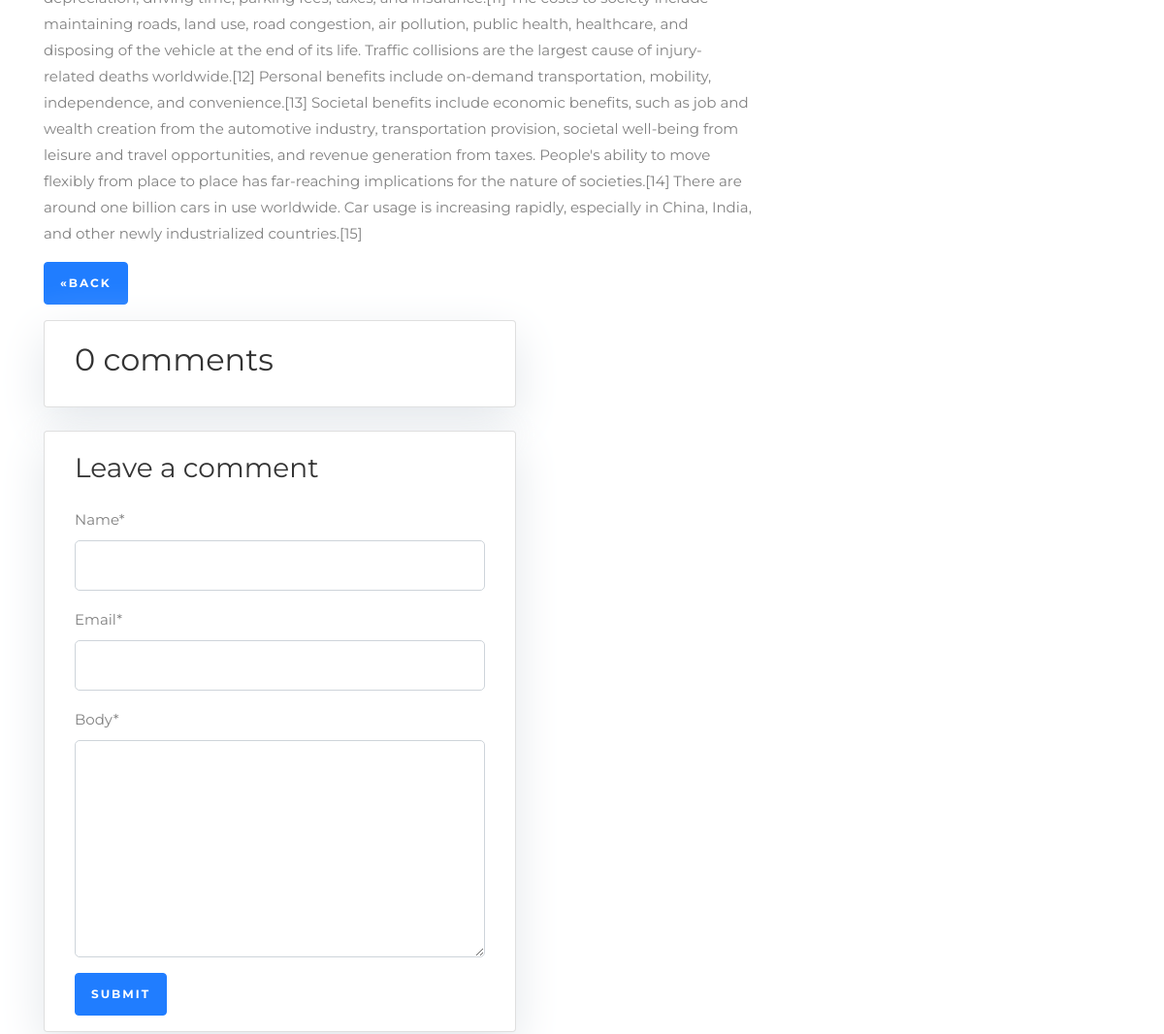
Page /ferrari/ (middle part) on the earlier database version.
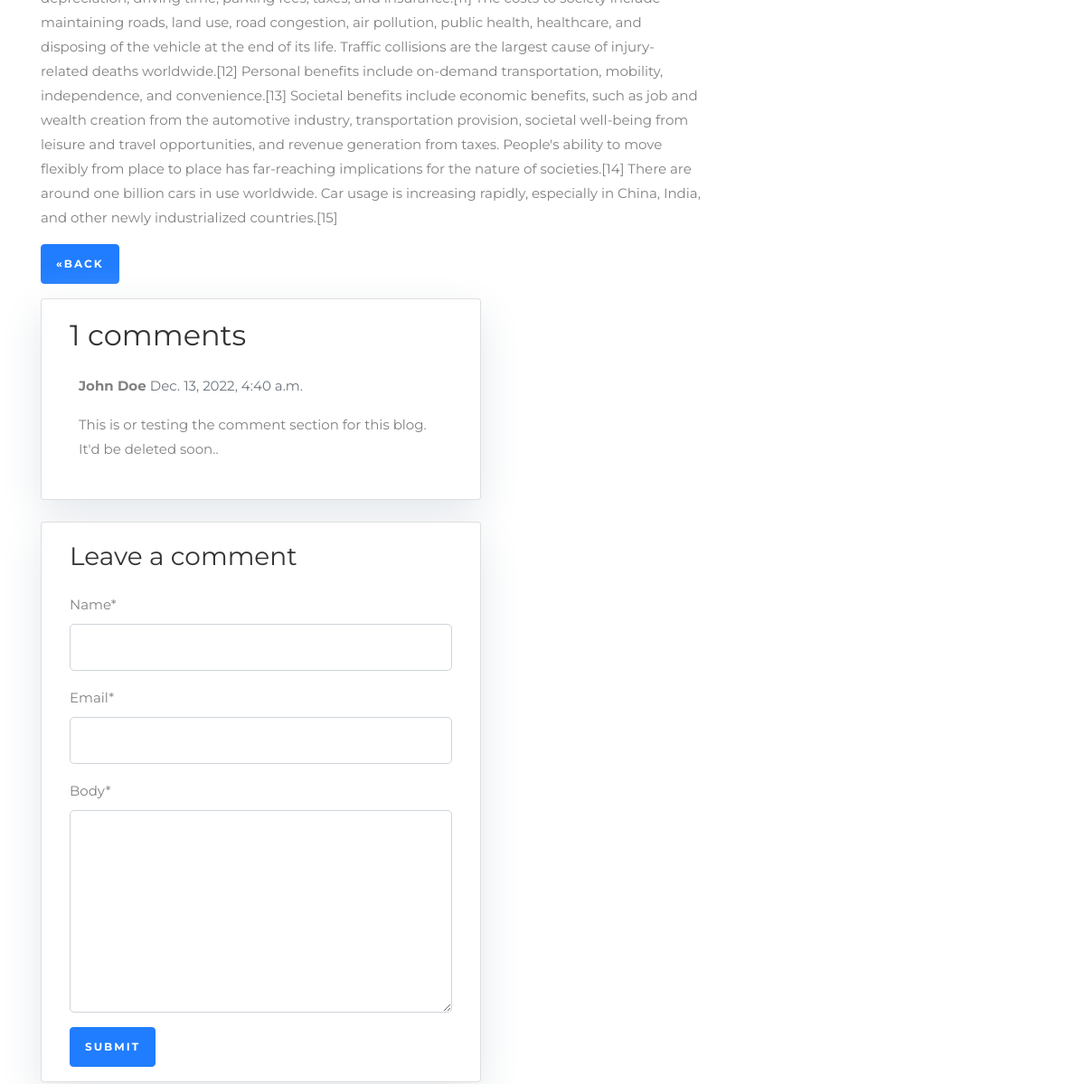
Same page on the later database version.
### blog/models.py (models this page shows, shortened)
class Comment(models.Model):
    post = models.ForeignKey(Post,on_delete=models.CASCADE,related_name='comments')
    name = models.CharField(max_length=80)
    email = models.EmailField()
    body = models.TextField()
    created_on = models.DateTimeField(auto_now_add=True)
    active = models.BooleanField(default=False)
    class Meta:
        ordering = ['created_on']

### blog/views.py (the view)
# urls.py: path('<slug:slug>/', views.post_detail, name ='blog_single'),
def post_detail(request, slug):
    template_name = 'blog-single.html'
    blog_latest = Post.objects.filter(status=1).order_by('-created_on')[:2]
    blogside = Post.objects.all().order_by('-created_on')[:4]
    post = get_object_or_404(Post, slug=slug)
    comments = post.comments.filter(active=True)
    new_comment = None
    if request.method == 'POST':
        comment_form = CommentForm(data=request.POST)
        if comment_form.is_valid():
            new_comment = comment_form.save(commit=False)
            new_comment.post = post
            new_comment.save()
    else:
        comment_form = CommentForm()
    return render(request, template_name, {'post': post,
                                           'comments': comments,
                                           'new_comment': new_comment,
                                           'comment_form': comment_form,"blogside":blogside, 'blog_latest':blog_latest})

### blog/forms.py
class CommentForm(forms.ModelForm):
    class Meta:
        model = Comment
        fields = ('name', 'email', 'body')

### templates/blog-single.html (shortened to what this page needs)
{% extends 'base.html' %}
{% load static %}
{% block content %}
    <section class="ftco-section ftco-degree-bg">
      <div class="container">
        <div class="row">
          <div class="col-lg-8 ftco-animate">
            <p> {{post.content}}</p>
            <a href="{% url 'home' %}" class="btn btn-primary"> &laquo;back</a>
            <div class="col-md-8 card mb-4  mt-3 ">
              <div class="card-body">
                <h2>{{ comments.count }} comments</h2>
                {% for comment in comments %}
                <div class="comments" style="padding: 10px;">
                  <p class="font-weight-bold">
                    {{ comment.name }}
                    <span class=" text-muted font-weight-normal">
                      {{ comment.created_on }}
                    </span>
                  </p>
                  {{ comment.body | linebreaks }}
                </div>
                {% endfor %}
              </div>
            </div>
            <div class="col-md-8 card mb-4  mt-3 ">
              <div class="card-body">
                {% if new_comment %}
                <div class="alert alert-success" role="alert">
                  Your comment is awaiting moderation
                </div>
                {% else %}
                <h3>Leave a comment</h3>
                {% load crispy_forms_tags %}
                <form method="post" style="margin-top: 1.3em;">
                  {{ comment_form | crispy }}
                  <button type="submit" class="btn btn-primary  btn-lg">Submit</button>
                </form>
                {% endif %}
              </div>
            </div>
        </div>
        {% block sidebar %} {% include 'sidebar.html' %} {% endblock %}
    </section>
{% endblock %}

Differences in the rows shown:
added Comment: name "John Doe", created_on "Dec. 13, 2022, 4:40 a.m.", body "This is or testing the comment section for this blog. It'd be deleted soon.."
Other differences:
{{ comments.count }}: "0" → "1"
